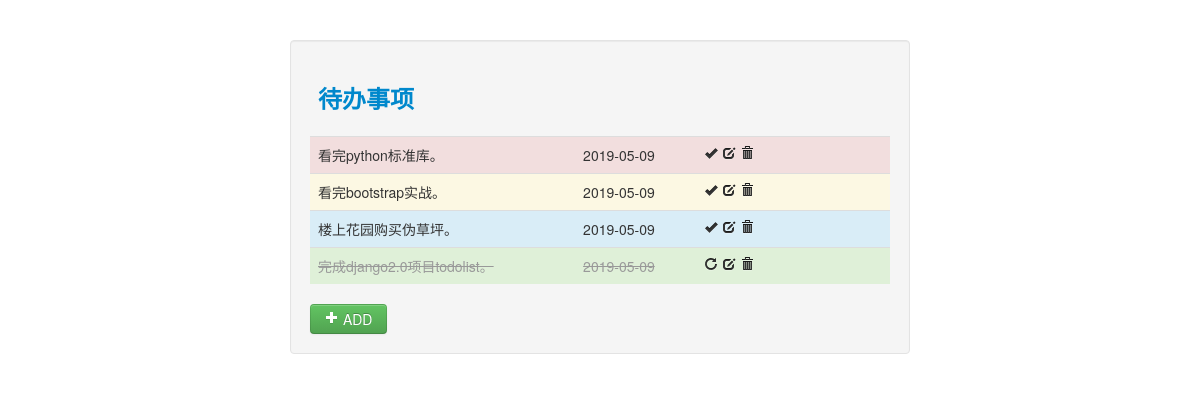
The app's page /, older data.
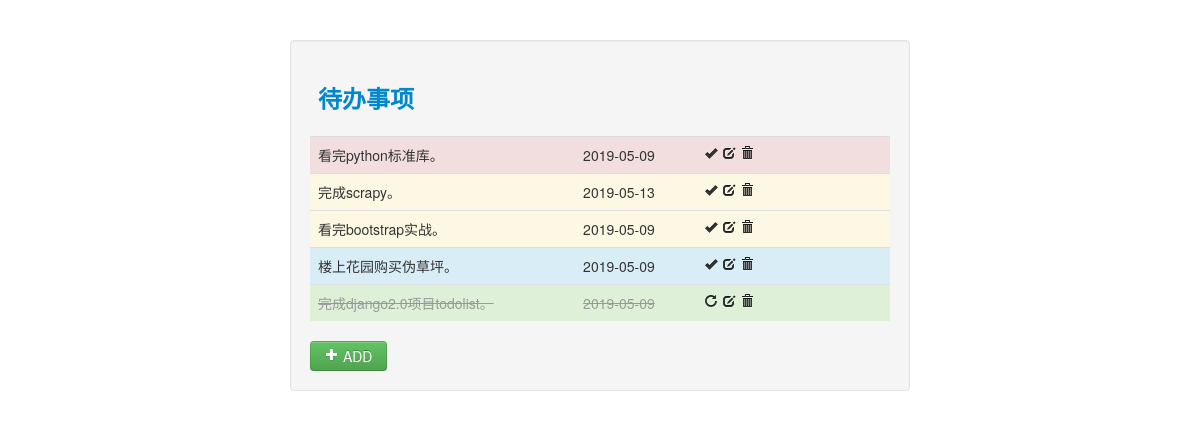
The same page, newer data.
### simpletodo/models.py (models this page shows, shortened)
class Todo(models.Model):
    id=models.AutoField(primary_key=True)
    user = models.ForeignKey(User,on_delete=models.CASCADE)
    todo = models.CharField(max_length=50)
    flag = models.CharField(max_length=2)
    priority = models.CharField(max_length=2)
    pubtime = models.DateTimeField(auto_now_add=True)
    class Meta:
        ordering = ['priority', '-pubtime']

### simpletodo/views.py (the view)
# urls.py: path(r'',views.todolist),
def todolist(request):
  todolist=Todo.objects.filter(flag="1")
  finishtodos=Todo.objects.filter(flag="0")
  return render_to_response('simpletodo.html',{'todolist':todolist,'finishtodos':finishtodos})

### templates/simpletodo.html (shortened to what this page needs)
<!DOCTYPE html>
<html lang="en">
    <head>
        <link rel="stylesheet" href="/static/css/bootstrap.min.css">
    </head>
    <body>
        <div class="container">
            <div class="row">
                <div class="span8 offset2">
                    <div id="todo" class="well">
                    {% block todo %}
                    <table class="table table-hover">
                        <thead>
                            <tr>
                                <td>
                                    <h3 class="text-success"><a href='/simpletodo/'>待办事项</a></h3>
                                </td>
                            </tr>
                        </thead>
                        <tbody>
                            {% for todo in todolist %}
                            {% if todo.priority == '1' %}
                            <tr class='error'>
                            {% endif %}
                            {% if todo.priority == '2' %}
                            <tr class='warning'>
                            {% endif %}
                            {% if todo.priority == '3' %}
                            <tr class='info'>
                            {% endif %}
                                <td class="todo">{{ todo.todo }}</td>
                                <td class="todo">{{ todo.pubtime|date:'Y-m-d'}}</td>
                                <td class="te">
                                    <div class="span2">
                                        <a href="{% url 'finish' todo.id %}" title="finish"><i class=" icon-ok"></i></a>
                                        <a href="{% url 'update' todo.id %}" title="edit"><i class="icon-edit"></i></a>
                                        <a href="{% url 'delete' todo.id %}" title="delete"><i class="icon-trash"></i></a>
                                    </div>
                                </td>
                            </tr>
                            {% endfor %}
                            {% for ftodo in finishtodos %}
                            <tr class='success'>
                                <td class="ftodo muted">{{ ftodo.todo }}</td>
                                <td class="ftodo muted">{{ ftodo.pubtime|date:'Y-m-d'}}</td>
                                <td class="te">
                                    <div class="span2">
                                        <a href="{% url 'backout' ftodo.id %}" title="redo"><i class=" icon-repeat"></i></a>
                                        <a href="{% url 'update' ftodo.id %}" title="edit"><i class="icon-edit"></i></a>
                                        <a href="{% url 'delete' ftodo.id %}" title="delete"><i class="icon-trash"></i></a>
                                    </div>
                                </td>
                            </tr>
                            {% endfor %}
                        </tbody>
                    </table>
                    <a class="btn btn-success" href="#myModal" role="button" data-toggle="modal">
                        <i class="icon-plus icon-white"></i><span > ADD</span>
                    </a>
                    {% endblock %}
                    </div>
                </div>
            </div>
        </div>
    </body>
</html>

Row changes from the older to the newer data that the page shows:
added Todo: todo "完成scrapy。", pubtime "2019-05-13", shown under "待办事项"
